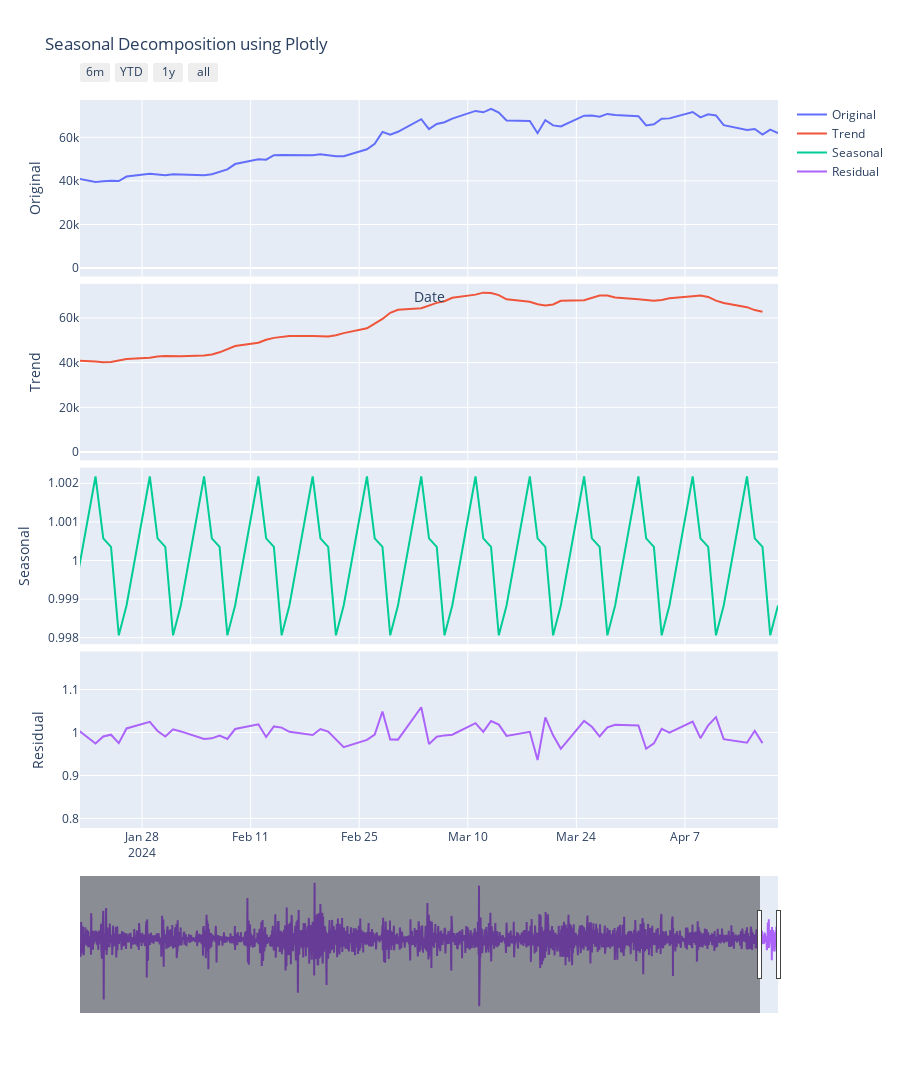

The cell this chart's notebook holds for it:
### Markdown cell above
### Time Series Decomposition  (original, trend, seasonal, and residual)

### Code cell
res = sm.tsa.seasonal_decompose(
    df_monthly['Adj Close'],
    model = 'multiplicative'
)
fig = make_subplots(rows=4, cols=1, shared_xaxes=True, vertical_spacing=0.01)

trace_original = fig.add_trace(go.Scatter(x=df_monthly.index, y=df_monthly['Adj Close'], mode='lines', name='Original'), row=1, col=1)
trace_trend = fig.add_trace(go.Scatter(x=df_monthly.index, y=res.trend, mode='lines', name='Trend'), row=2, col=1)
trace_seasonal = fig.add_trace(go.Scatter(x=df_monthly.index, y=res.seasonal, mode='lines', name='Seasonal'), row=3, col=1)
trace_residual = fig.add_trace(go.Scatter(x=df_monthly.index, y=res.resid, mode='lines', name='Residual'), row=4, col=1)

# Combine traces into a single figure
# fig = go.Figure([trace_original, trace_trend, trace_seasonal, trace_residual])

# Update figure layoutimport plotly.graph_objs as go
fig.update_layout(title='Seasonal Decomposition using Plotly',
                   xaxis_title='Date',
                   yaxis_title='Value')

fig.update_yaxes(title_text='Original', row=1, col=1)
fig.update_yaxes(title_text='Trend', row=2, col=1)
fig.update_yaxes(title_text='Seasonal', row=3, col=1)
fig.update_yaxes(title_text='Residual', row=4, col=1)


fig.update_layout(
        #xaxis=dict(rangeslider=dict(visible=True)),
        height=1400,
        xaxis4=dict(
            rangeslider=dict(visible=True),
            type="date"
            ,
            range=[df_monthly.index.max() - pd.Timedelta(days = 90), df_monthly.index.max() ]  # Display one year initially
        )
    )
fig.update_layout(title='Seasonal Decomposition using Plotly',
                  xaxis_title='Date',
                  xaxis=dict(rangeselector=dict(
                      buttons=list([
                          dict(count=6, label="6m", step="month", stepmode="backward"),
                          dict(count=1, label="YTD", step="year", stepmode="todate"),
                          dict(count=1, label="1y", step="year", stepmode="backward"),
                          dict(step="all")
                      ])
                  ),
                               type="date")
                  )
fig.show()

### Figure 1 — Plotly figure (JSON) as saved in the notebook; plotly's stock layout.template omitted (floating-point values rounded to 4 significant figures; data arrays with more than 128 entries replaced by an {"elided": "..."} marker saying what was removed)
{"data": [{"mode": "lines", "name": "Original", "type": "scatter", "x": {"elided": "2503 str values"}, "xaxis": "x", "y": {"elided": "2503 float values"}, "yaxis": "y"}, {"mode": "lines", "name": "Trend", "type": "scatter", "x": {"elided": "2503 str values"}, "xaxis": "x2", "y": {"elided": "2503 float values"}, "yaxis": "y2"}, {"mode": "lines", "name": "Seasonal", "type": "scatter", "x": {"elided": "2503 str values"}, "xaxis": "x3", "y": {"elided": "2503 float values"}, "yaxis": "y3"}, {"mode": "lines", "name": "Residual", "type": "scatter", "x": {"elided": "2503 str values"}, "xaxis": "x4", "y": {"elided": "2503 float values"}, "yaxis": "y4"}], "layout": {"height": 1400, "title": {"text": "Seasonal Decomposition using Plotly"}, "xaxis": {"anchor": "y", "domain": [0, 1], "matches": "x4", "rangeselector": {"buttons": [{"count": 6, "label": "6m", "step": "month", "stepmode": "backward"}, {"count": 1, "label": "YTD", "step": "year", "stepmode": "todate"}, {"count": 1, "label": "1y", "step": "year", "stepmode": "backward"}, {"step": "all"}]}, "showticklabels": false, "title": {"text": "Date"}, "type": "date"}, "xaxis2": {"anchor": "y2", "domain": [0, 1], "matches": "x4", "showticklabels": false}, "xaxis3": {"anchor": "y3", "domain": [0, 1], "matches": "x4", "showticklabels": false}, "xaxis4": {"anchor": "y4", "domain": [0, 1], "range": ["2024-01-20T00:00:00", "2024-04-19T00:00:00"], "rangeslider": {"visible": true}, "type": "date"}, "yaxis": {"anchor": "x", "domain": [0.7575, 1], "title": {"text": "Original"}}, "yaxis2": {"anchor": "x2", "domain": [0.505, 0.7475], "title": {"text": "Trend"}}, "yaxis3": {"anchor": "x3", "domain": [0.2525, 0.495], "title": {"text": "Seasonal"}}, "yaxis4": {"anchor": "x4", "domain": [0, 0.2425], "title": {"text": "Residual"}}}}
